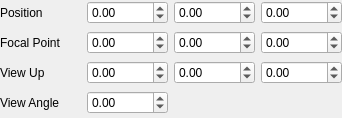
<ui version="4.0" >
 <class>pqCameraWidget</class>
 <widget class="QWidget" name="pqCameraWidget" >
  <property name="geometry" >
   <rect>
    <x>0</x>
    <y>0</y>
    <width>342</width>
    <height>118</height>
   </rect>
  </property>
  <property name="windowTitle" >
   <string>Form</string>
  </property>
  <layout class="QGridLayout" >
   <property name="margin" >
    <number>0</number>
   </property>
   <property name="spacing" >
    <number>6</number>
   </property>
   <item row="0" column="1" >
    <widget class="QDoubleSpinBox" name="position0" >
     <property name="maximum" >
      <double>10000.000000000000000</double>
     </property>
     <property name="minimum" >
      <double>-10000.000000000000000</double>
     </property>
    </widget>
   </item>
   <item row="2" column="1" >
    <widget class="QDoubleSpinBox" name="viewUp0" >
     <property name="maximum" >
      <double>10000.000000000000000</double>
     </property>
     <property name="minimum" >
      <double>-10000.000000000000000</double>
     </property>
    </widget>
   </item>
   <item row="1" column="3" >
    <widget class="QDoubleSpinBox" name="focalPoint2" >
     <property name="maximum" >
      <double>10000.000000000000000</double>
     </property>
     <property name="minimum" >
      <double>-10000.000000000000000</double>
     </property>
    </widget>
   </item>
   <item row="2" column="0" >
    <widget class="QLabel" name="label_13" >
     <property name="text" >
      <string>View Up</string>
     </property>
    </widget>
   </item>
   <item row="0" column="3" >
    <widget class="QDoubleSpinBox" name="position2" >
     <property name="maximum" >
      <double>10000.000000000000000</double>
     </property>
     <property name="minimum" >
      <double>-10000.000000000000000</double>
     </property>
    </widget>
   </item>
   <item row="1" column="2" >
    <widget class="QDoubleSpinBox" name="focalPoint1" >
     <property name="maximum" >
      <double>10000.000000000000000</double>
     </property>
     <property name="minimum" >
      <double>-10000.000000000000000</double>
     </property>
    </widget>
   </item>
   <item row="2" column="2" >
    <widget class="QDoubleSpinBox" name="viewUp1" >
     <property name="maximum" >
      <double>10000.000000000000000</double>
     </property>
     <property name="minimum" >
      <double>-10000.000000000000000</double>
     </property>
    </widget>
   </item>
   <item row="0" column="0" >
    <widget class="QLabel" name="label_10" >
     <property name="text" >
      <string>Position</string>
     </property>
    </widget>
   </item>
   <item row="0" column="2" >
    <widget class="QDoubleSpinBox" name="position1" >
     <property name="maximum" >
      <double>10000.000000000000000</double>
     </property>
     <property name="minimum" >
      <double>-10000.000000000000000</double>
     </property>
    </widget>
   </item>
   <item row="3" column="0" >
    <widget class="QLabel" name="label_11" >
     <property name="text" >
      <string>View Angle</string>
     </property>
    </widget>
   </item>
   <item row="1" column="0" >
    <widget class="QLabel" name="label_12" >
     <property name="text" >
      <string>Focal Point</string>
     </property>
    </widget>
   </item>
   <item row="1" column="1" >
    <widget class="QDoubleSpinBox" name="focalPoint0" >
     <property name="maximum" >
      <double>10000.000000000000000</double>
     </property>
     <property name="minimum" >
      <double>-10000.000000000000000</double>
     </property>
    </widget>
   </item>
   <item row="3" column="1" >
    <widget class="QDoubleSpinBox" name="viewAngle" >
     <property name="maximum" >
      <double>360.000000000000000</double>
     </property>
     <property name="minimum" >
      <double>-360.000000000000000</double>
     </property>
    </widget>
   </item>
   <item row="2" column="3" >
    <widget class="QDoubleSpinBox" name="viewUp2" >
     <property name="maximum" >
      <double>10000.000000000000000</double>
     </property>
     <property name="minimum" >
      <double>-10000.000000000000000</double>
     </property>
    </widget>
   </item>
  </layout>
 </widget>
 <resources/>
 <connections/>
</ui>
